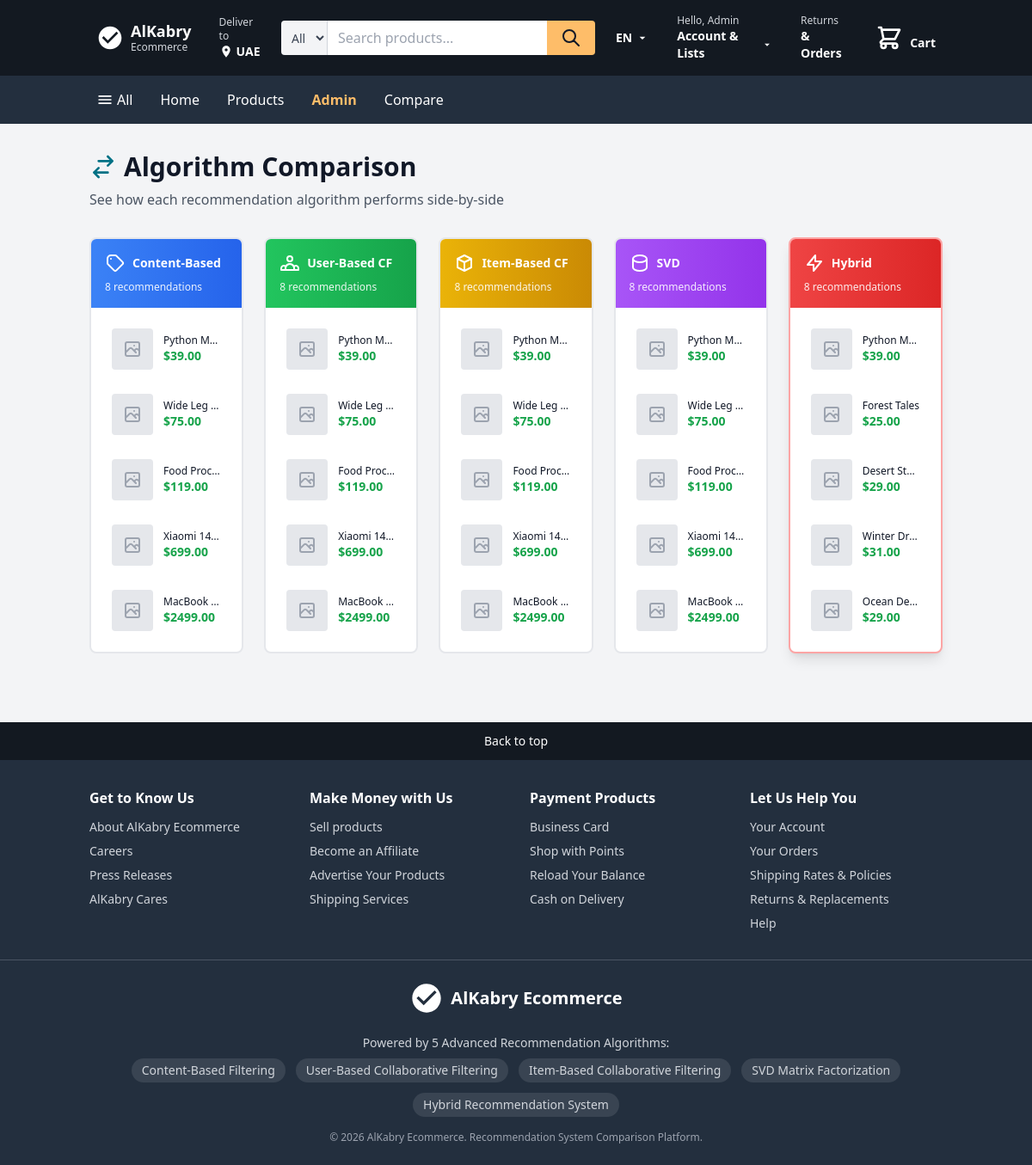
The page /recommendations/api/compare/ (signed in) on the database as committed earlier.
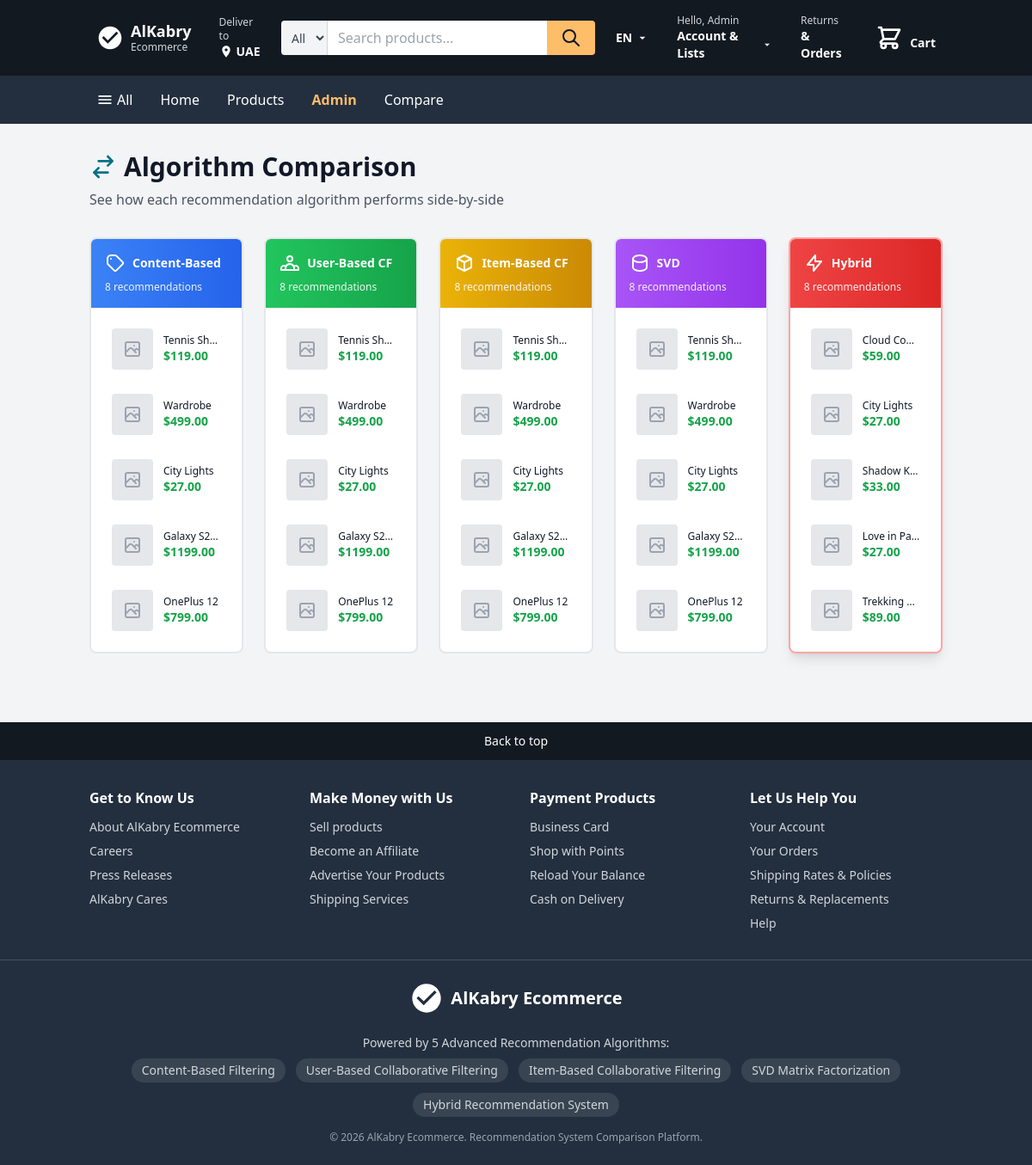
The same page on the database as committed later.
### products/models.py (models this page shows, shortened)
class Product(models.Model):
    name = models.CharField(max_length=300)
    slug = models.SlugField(max_length=300, unique=True, blank=True)
    description = models.TextField()
    short_description = models.CharField(max_length=255, blank=True)
    price = models.DecimalField(max_digits=10, decimal_places=2)
    compare_price = models.DecimalField(
        max_digits=10,
        decimal_places=2,
        null=True,
        blank=True,
        help_text='Original price for showing discounts'
    )
    cost_price = models.DecimalField(
        max_digits=10,
        decimal_places=2,
        null=True,
        blank=True
    )
    sku = models.CharField(max_length=100, unique=True, blank=True)
    stock = models.PositiveIntegerField(default=0)
    is_available = models.BooleanField(default=True)
    category = models.ForeignKey(
        Category,
        on_delete=models.SET_NULL,
        null=True,
        related_name='products'
    )
    tags = models.ManyToManyField(Tag, blank=True, related_name='products')
    brand = models.CharField(max_length=100, blank=True)
    color = models.CharField(max_length=50, blank=True)
    size = models.CharField(max_length=50, blank=True)
    material = models.CharField(max_length=100, blank=True)
    image = models.ImageField(upload_to='products/', blank=True)
    avg_rating = models.FloatField(default=0.0)
    rating_count = models.PositiveIntegerField(default=0)
    views_count = models.PositiveIntegerField(default=0)
    purchases_count = models.PositiveIntegerField(default=0)
    created_at = models.DateTimeField(auto_now_add=True)
    updated_at = models.DateTimeField(auto_now=True)
    is_featured = models.BooleanField(default=False)
    is_active = models.BooleanField(default=True)
    class Meta:
        db_table = 'products'
        ordering = ['-created_at']
        indexes = [
            models.Index(fields=['slug']),
            models.Index(fields=['category']),
            models.Index(fields=['is_available', 'is_active']),
        ]
    def get_absolute_url(self):
        return reverse('products:detail', args=[self.slug])

### recommendations/views.py (the view)
# urls.py: path('api/compare/', views.compare_algorithms, name='compare'),
@login_required
def compare_algorithms(request):
    service = RecommendationService()
    results = service.compare_all_algorithms(request.user)
    return render(request, 'recommendations/compare.html', {
        'results': results,
    })

### cart/cart.py (called while the page is built)
    def __len__(self):
        return self.cart.total_items

### cart/context_processors.py (called while the page is built)
def cart(request):
    return {'cart': CartHandler(request)}

### cart/models.py (called while the page is built)
    @property
    def total_items(self):
        return sum(item.quantity for item in self.items.all())

### recommendations/services.py (called while the page is built, shortened)
    def _content_based_recommendations(self, user, limit=8):
        user_interactions = UserInteraction.objects.filter(
            user=user
        ).values('product_id', 'interaction_type')
        if not user_interactions:
            return list(Product.objects.filter(
                is_available=True, is_active=True
            ).order_by('-views_count')[:limit])

    def _user_based_cf_recommendations(self, user, limit=8):
        matrix = self._get_user_item_matrix()
        if matrix.empty or user.id not in matrix.index:
            return list(Product.objects.filter(
                is_available=True, is_active=True
            ).order_by('-views_count')[:limit])

### templates/recommendations/compare.html (shortened to what the changed rows need)
{% extends 'base.html' %}
{% block content %}
<div class="container mx-auto px-4 py-8">
    <div class="mb-8">
        <h1 class="text-3xl font-bold text-gray-900 mb-2 flex items-center gap-2">
            <svg class="w-8 h-8 text-amazon-blue" fill="none" stroke="currentColor" viewBox="0 0 24 24">
                <path stroke-linecap="round" stroke-linejoin="round" stroke-width="2" d="M8 7h12m0 0l-4-4m4 4l-4 4m0 6H4m0 0l4 4m-4-4l4-4"/>
            </svg>
            Algorithm Comparison
        </h1>
    </div>
    {% if user.is_authenticated %}
    <div class="grid grid-cols-1 md:grid-cols-5 gap-6">
        {% for algo_name, algo_data in results.items %}
        <div class="bg-white border-2 {% if algo_name == 'hybrid' %}border-red-300 shadow-lg{% else %}border-gray-200{% endif %} rounded-lg overflow-hidden hover:shadow-xl transition-shadow">
            <div class="{% if algo_name == 'hybrid' %}bg-gradient-to-r from-red-500 to-red-600{% elif algo_name == 'content_based' %}bg-gradient-to-r from-blue-500 to-blue-600{% elif algo_name == 'user_based_cf' %}bg-gradient-to-r from-green-500 to-green-600{% elif algo_name == 'item_based_cf' %}bg-gradient-to-r from-yellow-500 to-yellow-600{% elif algo_name == 'svd' %}bg-gradient-to-r from-purple-500 to-purple-600{% endif %} text-white p-4">
                <div class="flex items-center gap-2 mb-2">
                    {% if algo_name == 'content_based' %}
                    <svg class="w-6 h-6" fill="none" stroke="currentColor" viewBox="0 0 24 24">
                        <path stroke-linecap="round" stroke-linejoin="round" stroke-width="2" d="M7 7h.01M7 3h5c.512 0 1.024.195 1.414.586l7 7a2 2 0 010 2.828l-7 7a2 2 0 01-2.828 0l-7-7A1.994 1.994 0 013 12V7a4 4 0 014-4z"/>
                    </svg>
                    {% elif algo_name == 'user_based_cf' %}
                    <svg class="w-6 h-6" fill="none" stroke="currentColor" viewBox="0 0 24 24">
                        <path stroke-linecap="round" stroke-linejoin="round" stroke-width="2" d="M17 20h5v-2a3 3 0 00-5.356-1.857M17 20H7m10 0v-2c0-.656-.126-1.283-.356-1.857M7 20H2v-2a3 3 0 015.356-1.857M7 20v-2c0-.656.126-1.283.356-1.857m0 0a5.002 5.002 0 019.288 0M15 7a3 3 0 11-6 0 3 3 0 016 0z"/>
                    </svg>
                    {% elif algo_name == 'item_based_cf' %}
                    <svg class="w-6 h-6" fill="none" stroke="currentColor" viewBox="0 0 24 24">
                        <path stroke-linecap="round" stroke-linejoin="round" stroke-width="2" d="M20 7l-8-4-8 4m16 0l-8 4m8-4v10l-8 4m0-10L4 7m8 4v10M4 7v10l8 4"/>
                    </svg>
                    {% elif algo_name == 'svd' %}
                    <svg class="w-6 h-6" fill="none" stroke="currentColor" viewBox="0 0 24 24">
                        <path stroke-linecap="round" stroke-linejoin="round" stroke-width="2" d="M4 7v10c0 2.21 3.582 4 8 4s8-1.79 8-4V7M4 7c0 2.21 3.582 4 8 4s8-1.79 8-4M4 7c0-2.21 3.582-4 8-4s8 1.79 8 4"/>
                    </svg>
                    {% elif algo_name == 'hybrid' %}
                    <svg class="w-6 h-6" fill="none" stroke="currentColor" viewBox="0 0 24 24">
                        <path stroke-linecap="round" stroke-linejoin="round" stroke-width="2" d="M13 10V3L4 14h7v7l9-11h-7z"/>
                    </svg>
                    {% endif %}
                    <h3 class="font-bold text-sm">
                        {% if algo_name == 'content_based' %}
                        Content-Based
                        {% elif algo_name == 'user_based_cf' %}
                        User-Based CF
                        {% elif algo_name == 'item_based_cf' %}
                        Item-Based CF
                        {% elif algo_name == 'svd' %}
                        SVD
                        {% elif algo_name == 'hybrid' %}
                        Hybrid
                        {% endif %}
                    </h3>
                </div>
                <p class="text-xs opacity-90">{{ algo_data.count }} recommendations</p>
            </div>
            <div class="p-4">
                {% if algo_data.recommendations %}
                <div class="space-y-3">
                    {% for product in algo_data.recommendations|slice:":5" %}
                    <a href="{{ product.get_absolute_url }}" class="flex items-center gap-3 p-2 hover:bg-gray-50 rounded-lg transition-colors group">
                        {% if product.image %}
                        <img src="{{ product.image.url }}"
                             alt="{{ product.name }}"
                             class="w-12 h-12 object-cover rounded flex-shrink-0 group-hover:shadow-md transition-shadow">
                        {% else %}
                        <div class="w-12 h-12 bg-gray-200 rounded flex items-center justify-center flex-shrink-0">
                        </div>
                        {% endif %}
                        <div class="flex-1 min-w-0">
                            <p class="text-xs font-medium text-gray-900 truncate group-hover:text-amazon-blue transition-colors">{{ product.name|truncatechars:30 }}</p>
                            <p class="text-sm font-bold text-green-600">${{ product.price }}</p>
                        </div>
                    </a>
                    {% endfor %}
                </div>
                {% endif %}
            </div>
        </div>
        {% endfor %}
    </div>
    {% endif %}
</div>
{% endblock %}

Rows that differ between the two databases and show on the page:
removed Product: name "Python M…", price "39.00"
removed Product: name "Wide Leg…", price "75.00"
removed Product: name "Food Proc…", price "119.00"
removed Product: name "Xiaomi 14…", price "699.00"
removed Product: name "MacBook…", price "2499.00"
removed Product: name "Forest Tales", price "25.00", shown under "8"
removed Product: name "Desert St…", price "29.00", shown under "8"
removed Product: name "Winter Dr…", price "31.00", shown under "8"
removed Product: name "Ocean De…", price "29.00", shown under "8"
added Product: name "Tennis Sh…", price "119.00"
added Product: name "Wardrobe", price "499.00"
added Product: name "City Lights", price "27.00"
added Product: name "Galaxy S2…", price "1199.00"
added Product: name "OnePlus 12", price "799.00"
added Product: name "Cloud Co…", price "59.00", shown under "8"
added Product: name "Shadow K…", price "33.00", shown under "8"
added Product: name "Love in Pa…", price "27.00", shown under "8"
added Product: name "Trekking…", price "89.00", shown under "8"
